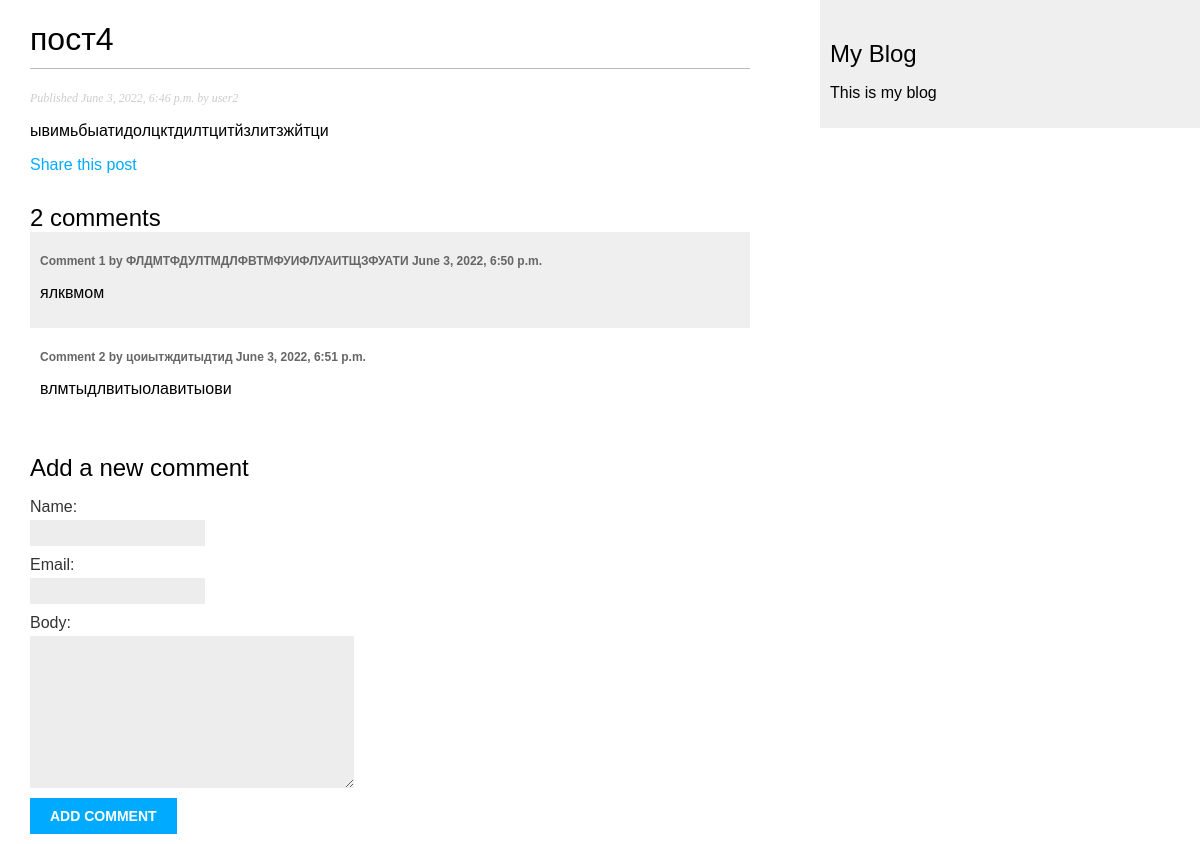
The page /blog/2022/6/3/post4/ on the database its author committed.
### blog/models.py (models this page shows, shortened)
class Post(models.Model):
    class Status(models.TextChoices):
        DRAFT = 'DF', 'Draft'
        PUBLISHED = 'PB', 'Published'
    title = models.CharField(max_length=250)
    slug = models.SlugField(max_length=250,
                            unique_for_date='publish')
    author = models.ForeignKey(User,
                               on_delete=models.CASCADE,
                               related_name='blog_posts')
    body = models.TextField()
    publish = models.DateTimeField(default=timezone.now)
    created = models.DateTimeField(auto_now_add=True)
    updated = models.DateTimeField(auto_now=True)
    status = models.CharField(max_length=2,
                              choices=Status.choices,
                              default=Status.DRAFT)
    objects = models.Manager() # The default manager.
    published = PublishedManager() # Our custom manager.
    class Meta:
        ordering = ['-publish']
        indexes = [
            models.Index(fields=['-publish']),
        ]

class Comment(models.Model):
    post = models.ForeignKey(Post,
                             on_delete=models.CASCADE,
                             related_name='comments')
    name = models.CharField(max_length=80)
    email = models.EmailField()
    body = models.TextField()
    created = models.DateTimeField(auto_now_add=True)
    updated = models.DateTimeField(auto_now=True)
    active = models.BooleanField(default=True)
    class Meta:
        ordering = ['created']
        indexes = [
            models.Index(fields=['created']),
        ]

### blog/views.py (the view)
def post_detail(request, year, month, day, post):
    post = get_object_or_404(Post,
                             status=Post.Status.PUBLISHED,
                             slug=post,
                             publish__year=year,
                             publish__month=month,
                             publish__day=day)
    comments = post.comments.filter(active=True)
    form = CommentForm()
    return render(request,
                  'blog/post/detail.html',
                  {'post': post,
                   'comments': comments,
                   'form': form})

### blog/forms.py
class CommentForm(forms.ModelForm):
    class Meta:
        model = Comment
        fields = ['name', 'email', 'body']

### blog/templates/blog/post/detail.html (shortened to what this page needs)
{% extends "blog/base.html" %}
{% block content %}
  <h1>{{ post.title }}</h1>
  <p class="date">
    Published {{ post.publish }} by {{ post.author }}
  </p>
  {{ post.body|linebreaks }}
  <p>
    <a href="{% url "blog:post_share" post.id %}">
      Share this post
    </a>
  </p>
  {% with comments.count as total_comments %}
    <h2>
      {{ total_comments }} comment{{ total_comments|pluralize }}
    </h2>
  {% endwith %}
  {% for comment in comments %}
    <div class="comment">
      <p class="info">
        Comment {{ forloop.counter }} by {{ comment.name }}
        {{ comment.created }}
      </p>
      {{ comment.body|linebreaks }}
    </div>
  {% empty %}
    <p>There are no comments yet.</p>
  {% endfor %}
  {% include "blog/post/includes/comment_form.html" %}
{% endblock %}

### blog/static/css/blog.css (style rules this page uses)
body { margin:0; padding:0; font-family:helvetica, sans-serif; }
a { color:#00abff; text-decoration:none; }
h1 { font-weight:normal; border-bottom:1px solid #bbb; padding:0 0 10px 0; }
h2 { font-weight:normal; margin:30px 0 0; }
p.date { color:#ccc; font-family: georgia, serif; font-size: 12px; font-style: italic; }
label { float:left; clear:both; color:#333; margin-bottom:4px; }
input, textarea { clear:both; float:left; margin:0 0 10px; background:#ededed; border:0; padding:6px 10px; font-size:12px; }
.comment { padding:10px; }
.comment:nth-child(even) { background:#efefef; }
.comment .info { font-weight:bold; font-size:12px; color:#666; }

### rows shown on the page
Post: title "пост4", publish "June 3, 2022, 6:46 p.m.", author "user2", body "ывимьбыатидолцктдилтцитйзлитзжйтци"
Comment: name "ФЛДМТФДУЛТМДЛФВТМФУИФЛУАИТЩЗФУАТИ", created "June 3, 2022, 6:50 p.m.", body "ялквмом"
Comment: name "цоиытждитыдтид", created "June 3, 2022, 6:51 p.m.", body "влмтыдлвитыолавитыови"

### other values the page prints
{{ total_comments }} "2"
